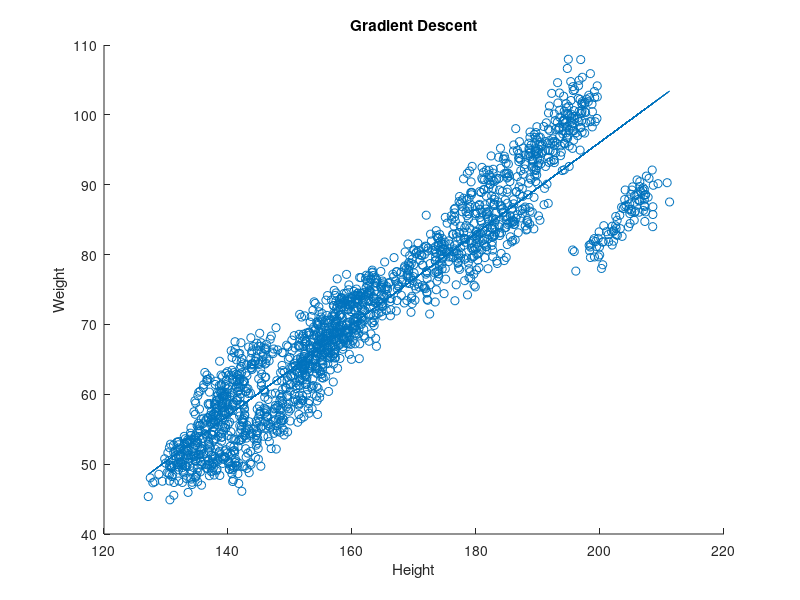

This chart was generated by the following MATLAB code:
%optimising problem 2 with gradient descent.
tic;
data = load("heightweight.txt");
[n, m] = size(data);
H = data(:,1);
W = data(:,2);
X = [H, ones(n,1)];
lim = 1000
wo = [0; 0];
w = [rand;rand];

d = -(X' * W);
obj = W - X*wo;
points = [wo(1); wo(2); norm(obj)];

for i = 1:lim
    dold = d;
    d = X' * (X*w - W);
    t = ((w - wo)' * (d - dold)) / ((norm(d - dold))^2);
    wo = w;
    w = w - t * d;
    
    nobj = W - X*w;
    diff = nobj - obj;
    obj = nobj;
    
    newpoint = [wo(1); wo(2); norm(obj)];
    points = [points newpoint];
    
    if norm(diff) < 1e-8
        break
    end
end

% plot3(points(1,:), points(2,:), points(3,:));
% title('Gradient Descent')
% xlabel('a')
% ylabel('b')
% zlabel('Cost function')
scatter(H, W)
hold on
plot(H, X*w)
title('Gradient Descent')
xlabel('Height')
ylabel('Weight')
toc;
